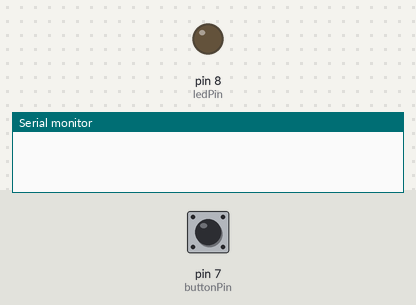
A sketch run on a simulated Arduino Uno, built with avr-gcc and run on an emulated ATmega328P. On the bench: output pins drawn as LEDs (lit = HIGH), the last lines printed to the serial monitor. Inputs (shaded band) come from the test bench; at power-on: pin 7 (buttonPin) LOW.

Above: at 1.2 s.
1.3 s: pin 7 (buttonPin) pulled HIGH for 0.15 s
At 1.37 s:
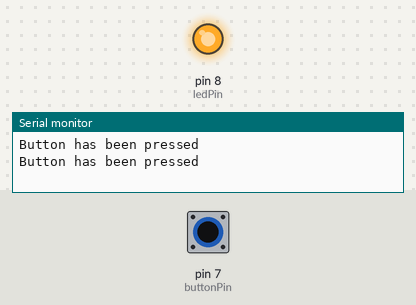
2.9 s: pin 7 (buttonPin) pulled HIGH for 3.2 s
At 6.8 s:
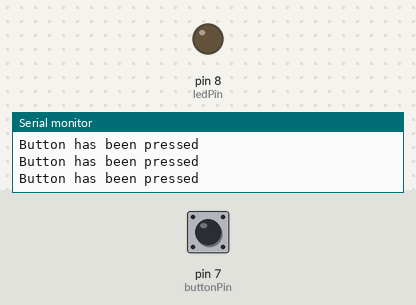
Timing chart, 0 to 8.3 s (numbered marks = the images above; inputs shaded):
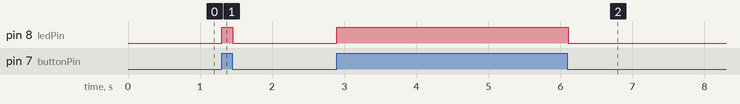

Measured:
- after the input at 1.3 s, pin 8 (ledPin): LOW → HIGH at once, → LOW 0.15 s later
- after the input at 2.9 s, pin 8 (ledPin): LOW → HIGH at once, → LOW 3.2 s later

The sketch:

button.ino
```cpp
//keep the led off all the time but turn it on when the button is pressed
//and send a message in the serial monitor

#include <Arduino.h>

const int buttonPin = 7;
const int ledPin = 8;

int buttonState = 0;

void setup()
{
	Serial.begin(9600);
	pinMode(buttonPin,INPUT);
	pinMode(ledPin,OUTPUT);
}

void loop()
{
	buttonState = digitalRead(buttonPin);

	if(buttonState == HIGH){
		Serial.println("Button has been pressed");
		digitalWrite(ledPin,HIGH);
		delay(50);
		}
	else{
		digitalWrite(ledPin,LOW);
	}

}
```
